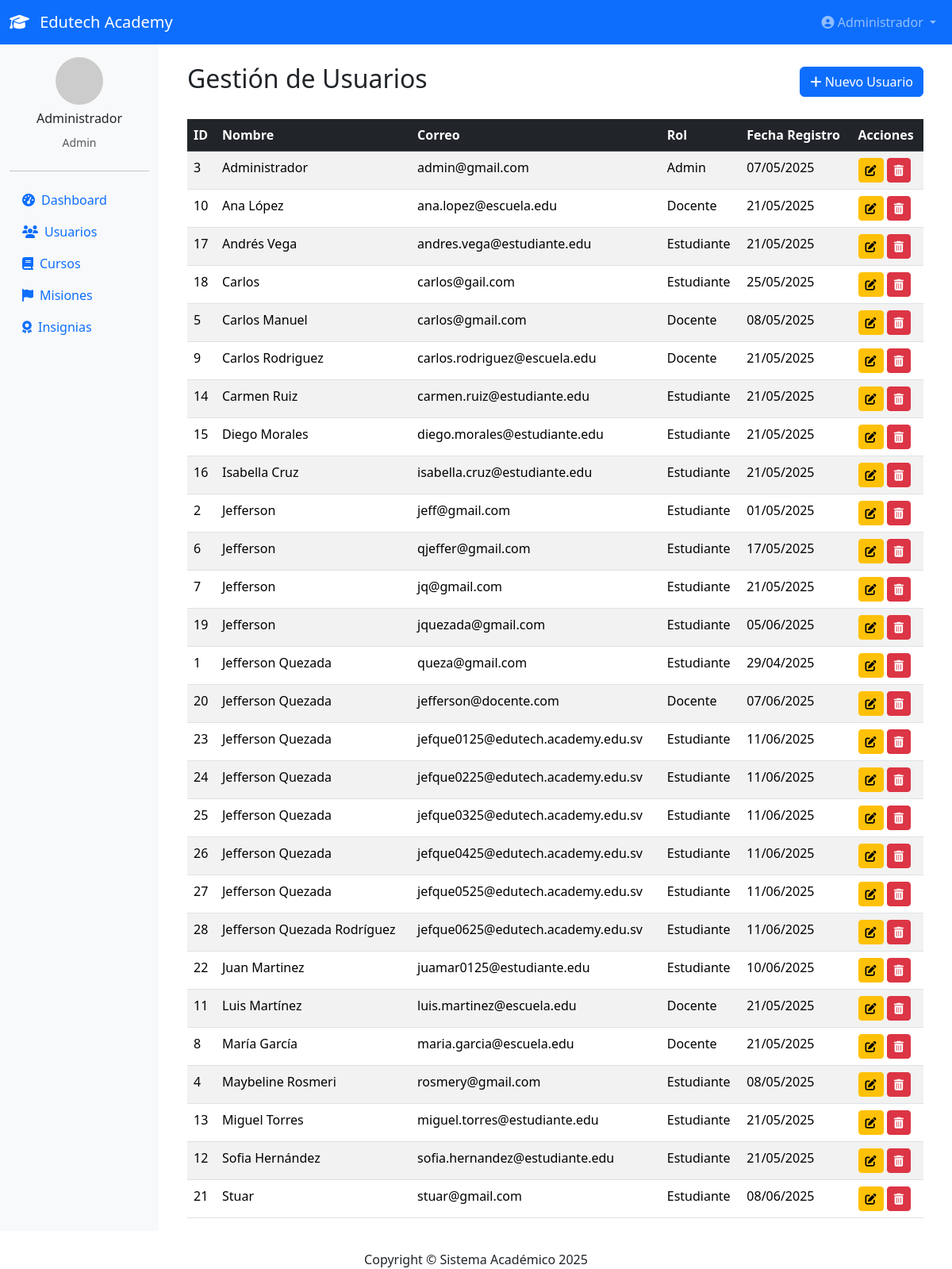
The app's page /admin/index.php?accion=usuarios (signed in) with its own data.
### tables this page shows
CREATE TABLE `usuarios` (
  `id_usuario` int(11) NOT NULL AUTO_INCREMENT,
  `nombre` varchar(100) NOT NULL,
  `correo` varchar(100) NOT NULL,
  `contrasena` varchar(255) NOT NULL,
  `rol` enum('docente','estudiante','admin') NOT NULL,
  `fecha_registro` timestamp NOT NULL DEFAULT current_timestamp(),
  `primer_login` tinyint(1) DEFAULT 0,
  `mfa_codigo` varchar(10) DEFAULT NULL,
  `token_recuperacion` varchar(100) DEFAULT NULL,
  `token_expira` datetime DEFAULT NULL,
  PRIMARY KEY (`id_usuario`),
  UNIQUE KEY `correo` (`correo`)
);

### admin/controllers/UsuarioController.php (called while the page is built, shortened)
<?php
require_once __DIR__ . '/../models/UsuarioModel.php';
require_once __DIR__ . '/../views/ListaUsuariosView.php';
class UsuarioController {
    private $model;
    public function __construct() {
        $this->model = new UsuarioModel();
    }
    public function listarUsuarios() {
        $usuarios = $this->model->obtenerTodos();
        $view = new ListaUsuariosView();
        $view->mostrar($usuarios);
    }
}

### admin/models/UsuarioModel.php (called while the page is built, shortened)
<?php
require_once __DIR__ . '/../../includes/conexion.php';
class UsuarioModel {
    private $pdo;
    public function __construct() {
        global $pdo;
        $this->pdo = $pdo;
    }
    public function obtenerTodos() {
        $stmt = $this->pdo->query("SELECT * FROM usuarios ORDER BY nombre");
        return $stmt->fetchAll();
    }
}

### admin/views/ListaUsuariosView.php (the view, shortened to what this page needs)
<?php
class ListaUsuariosView {
    public function mostrar($usuarios) {
        include __DIR__ . '/../../includes/header.php';
        ?>
        <div class="container mt-4">
            <div class="d-flex justify-content-between align-items-center mb-4">
                <h2>Gestión de Usuarios</h2>
                <a href="index.php?accion=crear_usuario" class="btn btn-primary">
                    <i class="fas fa-plus"></i> Nuevo Usuario
                </a>
            </div>
            <div class="table-responsive">
                <table class="table table-striped table-hover">
                    <thead class="table-dark">
                        <tr>
                            <th>ID</th>
                            <th>Nombre</th>
                            <th>Correo</th>
                            <th>Rol</th>
                            <th>Fecha Registro</th>
                            <th>Acciones</th>
                        </tr>
                    </thead>
                    <tbody>
                        <?php foreach ($usuarios as $usuario): ?>
                        <tr>
                            <td><?= $usuario['id_usuario'] ?></td>
                            <td><?= htmlspecialchars($usuario['nombre']) ?></td>
                            <td><?= htmlspecialchars($usuario['correo']) ?></td>
                            <td><?= ucfirst($usuario['rol']) ?></td>
                            <td><?= date('d/m/Y', strtotime($usuario['fecha_registro'])) ?></td>
                            <td>
                                <a href="index.php?accion=editar_usuario&id=<?= $usuario['id_usuario'] ?>"
                                   class="btn btn-sm btn-warning" title="Editar">
                                    <i class="fas fa-edit"></i>
                                </a>
                                <a href="index.php?accion=eliminar_usuario&id=<?= $usuario['id_usuario'] ?>"
                                   class="btn btn-sm btn-danger" title="Eliminar"
                                   onclick="return confirm('¿Estás seguro de eliminar este usuario?')">
                                    <i class="fas fa-trash-alt"></i>
                                </a>
                            </td>
                        </tr>
                        <?php endforeach; ?>
                    </tbody>
                </table>
            </div>
        </div>
        <?php
        include __DIR__ . '/../../includes/footer.php';
    }
}

### records on screen
usuarios: id_usuario "3", nombre "Administrador", correo "admin@gmail.com", rol "Admin", fecha_registro "07/05/2025"
usuarios: id_usuario "10", nombre "Ana López", correo "ana.lopez@escuela.edu", rol "Docente", fecha_registro "21/05/2025"
usuarios: id_usuario "17", nombre "Andrés Vega", correo "andres.vega@estudiante.edu", rol "Estudiante", fecha_registro "21/05/2025"
usuarios: id_usuario "18", nombre "Carlos", correo "carlos@gail.com", rol "Estudiante", fecha_registro "25/05/2025"
usuarios: id_usuario "5", nombre "Carlos Manuel", correo "carlos@gmail.com", rol "Docente", fecha_registro "08/05/2025"
usuarios: id_usuario "9", nombre "Carlos Rodriguez", correo "carlos.rodriguez@escuela.edu", rol "Docente", fecha_registro "21/05/2025"
usuarios: id_usuario "14", nombre "Carmen Ruiz", correo "carmen.ruiz@estudiante.edu", rol "Estudiante", fecha_registro "21/05/2025"
usuarios: id_usuario "15", nombre "Diego Morales", correo "diego.morales@estudiante.edu", rol "Estudiante", fecha_registro "21/05/2025"
usuarios: id_usuario "16", nombre "Isabella Cruz", correo "isabella.cruz@estudiante.edu", rol "Estudiante", fecha_registro "21/05/2025"
usuarios: id_usuario "2", nombre "Jefferson", correo "jeff@gmail.com", rol "Estudiante", fecha_registro "01/05/2025"
usuarios: id_usuario "6", nombre "Jefferson", correo "qjeffer@gmail.com", rol "Estudiante", fecha_registro "17/05/2025"
usuarios: id_usuario "7", nombre "Jefferson", correo "jq@gmail.com", rol "Estudiante", fecha_registro "21/05/2025"
usuarios: id_usuario "19", nombre "Jefferson", correo "jquezada@gmail.com", rol "Estudiante", fecha_registro "05/06/2025"
usuarios: id_usuario "1", nombre "Jefferson Quezada", correo "queza@gmail.com", rol "Estudiante", fecha_registro "29/04/2025"
usuarios: id_usuario "20", nombre "Jefferson Quezada", correo "jefferson@docente.com", rol "Docente", fecha_registro "07/06/2025"
usuarios: id_usuario "23", nombre "Jefferson Quezada", correo "jefque0125@edutech.academy.edu.sv", rol "Estudiante", fecha_registro "11/06/2025"
usuarios: id_usuario "24", nombre "Jefferson Quezada", correo "jefque0225@edutech.academy.edu.sv", rol "Estudiante", fecha_registro "11/06/2025"
usuarios: id_usuario "25", nombre "Jefferson Quezada", correo "jefque0325@edutech.academy.edu.sv", rol "Estudiante", fecha_registro "11/06/2025"
usuarios: id_usuario "26", nombre "Jefferson Quezada", correo "jefque0425@edutech.academy.edu.sv", rol "Estudiante", fecha_registro "11/06/2025"
usuarios: id_usuario "27", nombre "Jefferson Quezada", correo "jefque0525@edutech.academy.edu.sv", rol "Estudiante", fecha_registro "11/06/2025"
usuarios: id_usuario "28", nombre "Jefferson Quezada Rodríguez", correo "jefque0625@edutech.academy.edu.sv", rol "Estudiante", fecha_registro "11/06/2025"
usuarios: id_usuario "22", nombre "Juan Martinez", correo "juamar0125@estudiante.edu", rol "Estudiante", fecha_registro "10/06/2025"
usuarios: id_usuario "11", nombre "Luis Martínez", correo "luis.martinez@escuela.edu", rol "Docente", fecha_registro "21/05/2025"
usuarios: id_usuario "8", nombre "María García", correo "maria.garcia@escuela.edu", rol "Docente", fecha_registro "21/05/2025"
usuarios: id_usuario "4", nombre "Maybeline Rosmeri", correo "rosmery@gmail.com", rol "Estudiante", fecha_registro "08/05/2025"
usuarios: id_usuario "13", nombre "Miguel Torres", correo "miguel.torres@estudiante.edu", rol "Estudiante", fecha_registro "21/05/2025"
usuarios: id_usuario "12", nombre "Sofia Hernández", correo "sofia.hernandez@estudiante.edu", rol "Estudiante", fecha_registro "21/05/2025"
usuarios: id_usuario "21", nombre "Stuar", correo "stuar@gmail.com", rol "Estudiante", fecha_registro "08/06/2025"

### other values on screen
$_SESSION['nombre'] "Administrador"
$_SESSION['rol'] "Admin"
